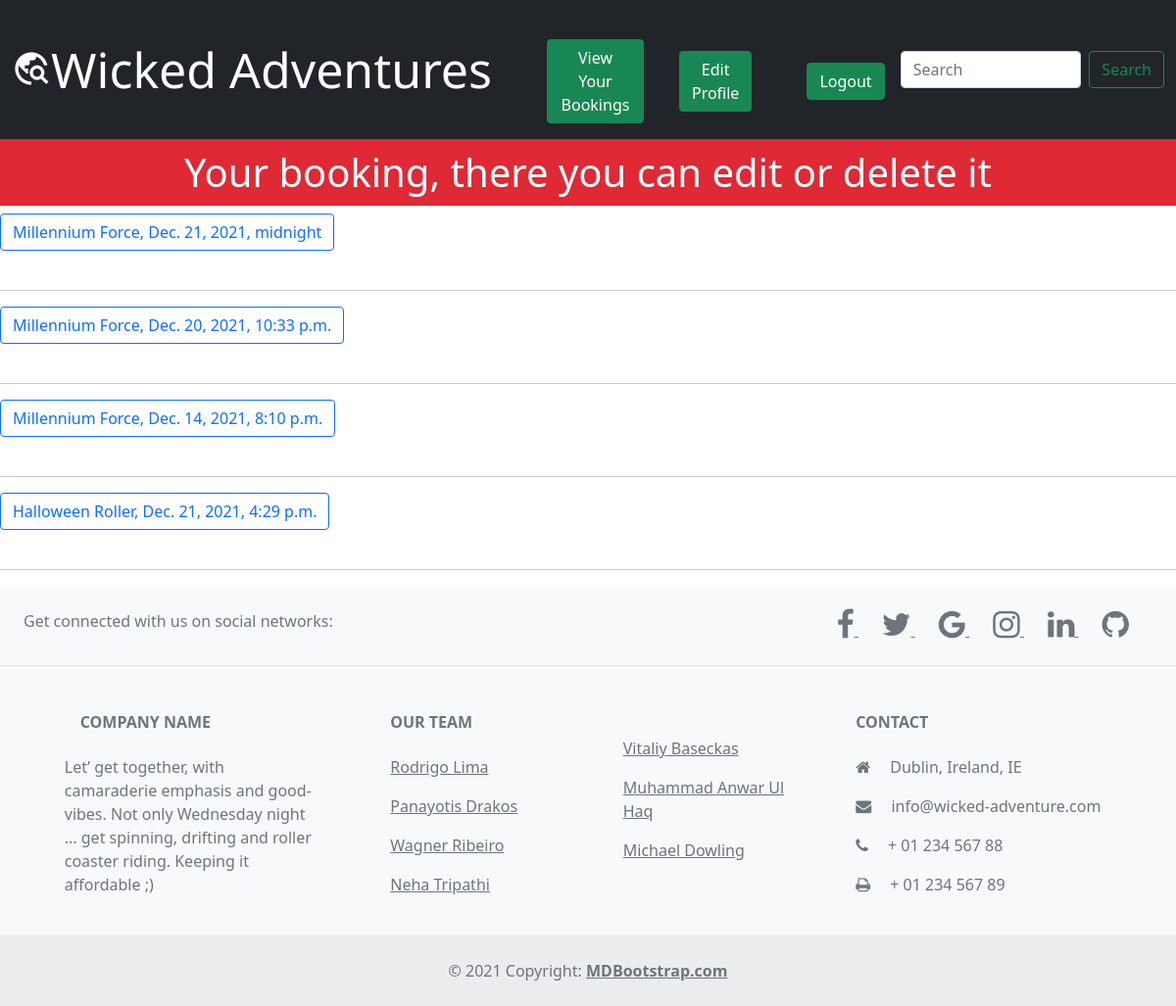
Before: /your_booking/1/ (signed in) with the older database file.
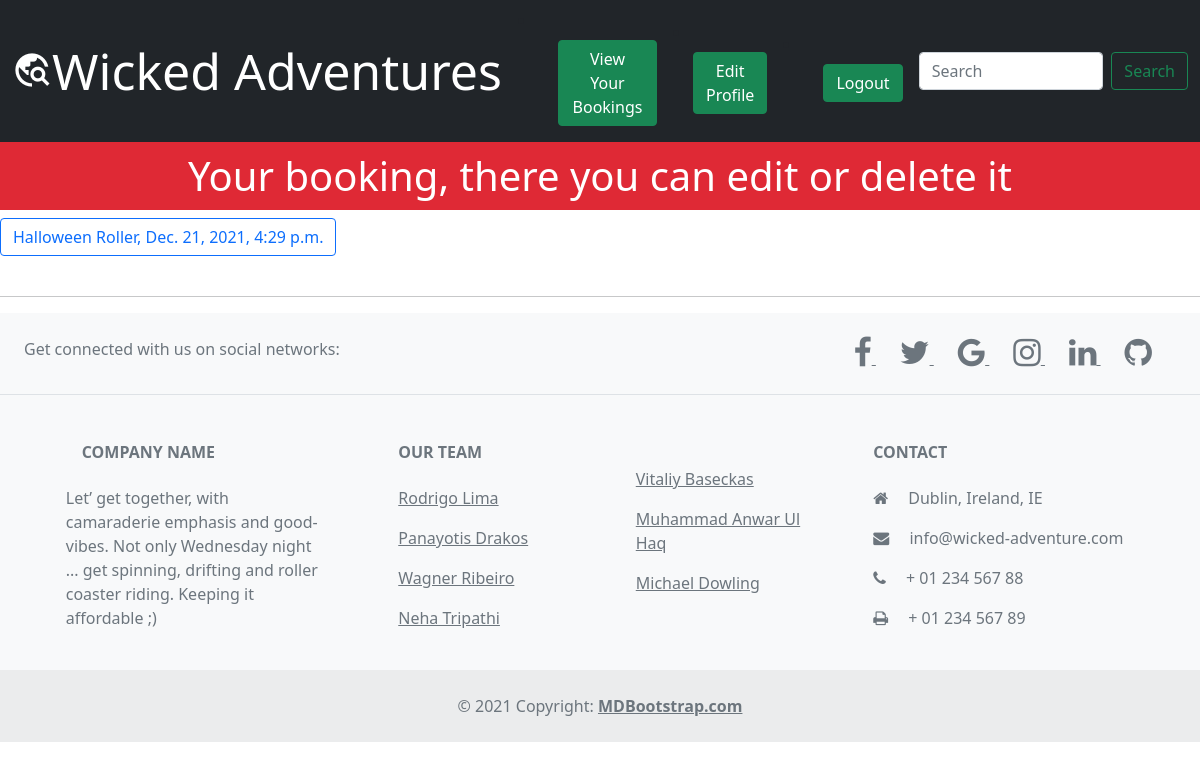
After: the same page with the newer database file.
### book/models.py (models this page shows, shortened)
class Booking(models.Model):
    user = models.ForeignKey(User, null=True, on_delete=models.CASCADE)
    title = models.CharField(max_length=200)
    start_time = models.DateTimeField()

### book/views.py (the view)
# urls.py: path('your_booking/<int:pk>/', YourBooking.as_view(), name='your_booking'),
class YourBooking(generic.ListView):
    model = Booking
    template_name = 'your_booking.html'
    def get_context_data(self, *args, **kwargs)-> object:
        context = {}
        page_user = get_object_or_404(Profile, id=self.kwargs['pk'])
        book = Booking.objects.filter(user=page_user.user)
        context["book"] = book
        return context

### book/templates/your_booking.html (shortened to what this page needs)
{% extends 'base-extended.html' %}
{% block content %}
{% if user.is_authenticated %}
    <h1 style="color: white; background-color: #DF2935; padding: 10px; text-align: center;">Your booking, there you can edit or delete it</h1>
    {% for booking in book %}
        <button type="button" name= "you_booking_button" class="btn btn-outline-primary">{{booking.title}}, {{booking.start_time}}</button>
        </br></br><hr>
    {% endfor %}
{% endif %}
{% endblock %}

Changed rows visible on the page:
removed Booking: title "Millennium Force", start_time "Dec. 21, 2021, midnight"
removed Booking: title "Millennium Force", start_time "Dec. 20, 2021, 10:33 p.m."
removed Booking: title "Millennium Force", start_time "Dec. 14, 2021, 8:10 p.m."
